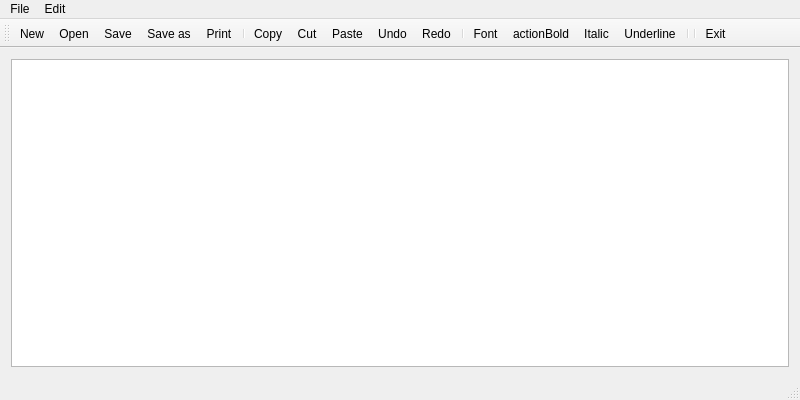
<?xml version="1.0" encoding="UTF-8"?>
<ui version="4.0">
 <class>Notepad</class>
 <widget class="QMainWindow" name="Notepad">
  <property name="geometry">
   <rect>
    <x>0</x>
    <y>0</y>
    <width>800</width>
    <height>400</height>
   </rect>
  </property>
  <property name="windowTitle">
   <string>Notepad</string>
  </property>
  <widget class="QWidget" name="centralWidget">
   <layout class="QVBoxLayout" name="verticalLayout">
    <item>
     <widget class="QTextEdit" name="textEdit"/>
    </item>
   </layout>
  </widget>
  <widget class="QMenuBar" name="menuBar">
   <property name="geometry">
    <rect>
     <x>0</x>
     <y>0</y>
     <width>800</width>
     <height>21</height>
    </rect>
   </property>
   <widget class="QMenu" name="menuFile">
    <property name="title">
     <string>File</string>
    </property>
    <addaction name="actionNew"/>
    <addaction name="actionOpen"/>
    <addaction name="actionSave"/>
    <addaction name="actionSave_as"/>
    <addaction name="actionPrint"/>
    <addaction name="separator"/>
    <addaction name="actionExit"/>
   </widget>
   <widget class="QMenu" name="menuEdit">
    <property name="title">
     <string>Edit</string>
    </property>
    <addaction name="actionCopy"/>
    <addaction name="actionCut"/>
    <addaction name="actionPaste"/>
    <addaction name="separator"/>
    <addaction name="actionUndo"/>
    <addaction name="actionRedo"/>
    <addaction name="actionFont"/>
   </widget>
   <addaction name="menuFile"/>
   <addaction name="menuEdit"/>
  </widget>
  <widget class="QToolBar" name="mainToolBar">
   <attribute name="toolBarArea">
    <enum>TopToolBarArea</enum>
   </attribute>
   <attribute name="toolBarBreak">
    <bool>false</bool>
   </attribute>
   <addaction name="actionNew"/>
   <addaction name="actionOpen"/>
   <addaction name="actionSave"/>
   <addaction name="actionSave_as"/>
   <addaction name="actionPrint"/>
   <addaction name="separator"/>
   <addaction name="actionCopy"/>
   <addaction name="actionCut"/>
   <addaction name="actionPaste"/>
   <addaction name="actionUndo"/>
   <addaction name="actionRedo"/>
   <addaction name="separator"/>
   <addaction name="actionFont"/>
   <addaction name="actionBold"/>
   <addaction name="actionItalic"/>
   <addaction name="actionUnderline"/>
   <addaction name="separator"/>
   <addaction name="separator"/>
   <addaction name="actionExit"/>
  </widget>
  <widget class="QStatusBar" name="statusBar"/>
  <action name="actionNew">
   <property name="icon">
    <iconset resource="../notepad.qrc">
     <normaloff>:/images/new.png</normaloff>:/images/new.png</iconset>
   </property>
   <property name="text">
    <string>New</string>
   </property>
   <property name="toolTip">
    <string>New text document</string>
   </property>
   <property name="shortcut">
    <string>Ctrl+N</string>
   </property>
  </action>
  <action name="actionOpen">
   <property name="icon">
    <iconset resource="../notepad.qrc">
     <normaloff>:/images/open.png</normaloff>:/images/open.png</iconset>
   </property>
   <property name="text">
    <string>Open</string>
   </property>
   <property name="toolTip">
    <string>Open file</string>
   </property>
   <property name="shortcut">
    <string>Ctrl+O</string>
   </property>
  </action>
  <action name="actionSave">
   <property name="icon">
    <iconset resource="../notepad.qrc">
     <normaloff>:/images/save.png</normaloff>:/images/save.png</iconset>
   </property>
   <property name="text">
    <string>Save</string>
   </property>
   <property name="toolTip">
    <string>Save file</string>
   </property>
   <property name="shortcut">
    <string>Ctrl+S</string>
   </property>
  </action>
  <action name="actionSave_as">
   <property name="icon">
    <iconset resource="../notepad.qrc">
     <normaloff>:/images/save_as.png</normaloff>:/images/save_as.png</iconset>
   </property>
   <property name="text">
    <string>Save as</string>
   </property>
   <property name="toolTip">
    <string>Save file as</string>
   </property>
   <property name="shortcut">
    <string>Alt+S</string>
   </property>
  </action>
  <action name="actionPrint">
   <property name="icon">
    <iconset resource="../notepad.qrc">
     <normaloff>:/images/print.png</normaloff>:/images/print.png</iconset>
   </property>
   <property name="text">
    <string>Print</string>
   </property>
   <property name="toolTip">
    <string>Print file</string>
   </property>
   <property name="shortcut">
    <string>Ctrl+P</string>
   </property>
  </action>
  <action name="actionExit">
   <property name="icon">
    <iconset theme="exit.png" resource="../notepad.qrc">
     <normaloff>:/images/exit.png</normaloff>:/images/exit.png</iconset>
   </property>
   <property name="text">
    <string>Exit</string>
   </property>
   <property name="toolTip">
    <string>Exit notepad</string>
   </property>
  </action>
  <action name="actionCopy">
   <property name="icon">
    <iconset resource="../notepad.qrc">
     <normaloff>:/images/copy.png</normaloff>:/images/copy.png</iconset>
   </property>
   <property name="text">
    <string>Copy</string>
   </property>
   <property name="shortcut">
    <string>Ctrl+C</string>
   </property>
  </action>
  <action name="actionCut">
   <property name="icon">
    <iconset resource="../notepad.qrc">
     <normaloff>:/images/cut.png</normaloff>:/images/cut.png</iconset>
   </property>
   <property name="text">
    <string>Cut</string>
   </property>
   <property name="shortcut">
    <string>Ctrl+X</string>
   </property>
  </action>
  <action name="actionPaste">
   <property name="icon">
    <iconset resource="../notepad.qrc">
     <normaloff>:/images/paste.png</normaloff>:/images/paste.png</iconset>
   </property>
   <property name="text">
    <string>Paste</string>
   </property>
   <property name="shortcut">
    <string>Ctrl+V</string>
   </property>
  </action>
  <action name="actionUndo">
   <property name="icon">
    <iconset resource="../notepad.qrc">
     <normaloff>:/images/edit_undo.png</normaloff>:/images/edit_undo.png</iconset>
   </property>
   <property name="text">
    <string>Undo</string>
   </property>
   <property name="shortcut">
    <string>Ctrl+Z</string>
   </property>
  </action>
  <action name="actionRedo">
   <property name="icon">
    <iconset resource="../notepad.qrc">
     <normaloff>:/images/edit_redo.png</normaloff>:/images/edit_redo.png</iconset>
   </property>
   <property name="text">
    <string>Redo</string>
   </property>
   <property name="shortcut">
    <string>Ctrl+Y</string>
   </property>
  </action>
  <action name="actionFont">
   <property name="icon">
    <iconset resource="../notepad.qrc">
     <normaloff>:/images/font.png</normaloff>:/images/font.png</iconset>
   </property>
   <property name="text">
    <string>Font</string>
   </property>
   <property name="shortcut">
    <string>Ctrl+F</string>
   </property>
  </action>
  <action name="actionItalic">
   <property name="checkable">
    <bool>true</bool>
   </property>
   <property name="icon">
    <iconset resource="../notepad.qrc">
     <normaloff>:/images/italic.png</normaloff>:/images/italic.png</iconset>
   </property>
   <property name="text">
    <string>Italic</string>
   </property>
   <property name="toolTip">
    <string>Italic font</string>
   </property>
   <property name="shortcut">
    <string>Ctrl+I</string>
   </property>
  </action>
  <action name="actionBold">
   <property name="checkable">
    <bool>true</bool>
   </property>
   <property name="icon">
    <iconset resource="../notepad.qrc">
     <normaloff>:/images/bold.png</normaloff>:/images/bold.png</iconset>
   </property>
   <property name="text">
    <string>actionBold</string>
   </property>
   <property name="toolTip">
    <string>Bold</string>
   </property>
   <property name="shortcut">
    <string>Ctrl+B</string>
   </property>
  </action>
  <action name="actionUnderline">
   <property name="checkable">
    <bool>true</bool>
   </property>
   <property name="icon">
    <iconset resource="../notepad.qrc">
     <normaloff>:/images/underline.png</normaloff>:/images/underline.png</iconset>
   </property>
   <property name="text">
    <string>Underline</string>
   </property>
   <property name="toolTip">
    <string>Underline</string>
   </property>
   <property name="shortcut">
    <string>Ctrl+U</string>
   </property>
  </action>
 </widget>
 <layoutdefault spacing="6" margin="11"/>
 <resources>
  <include location="../notepad.qrc"/>
 </resources>
 <connections/>
</ui>
